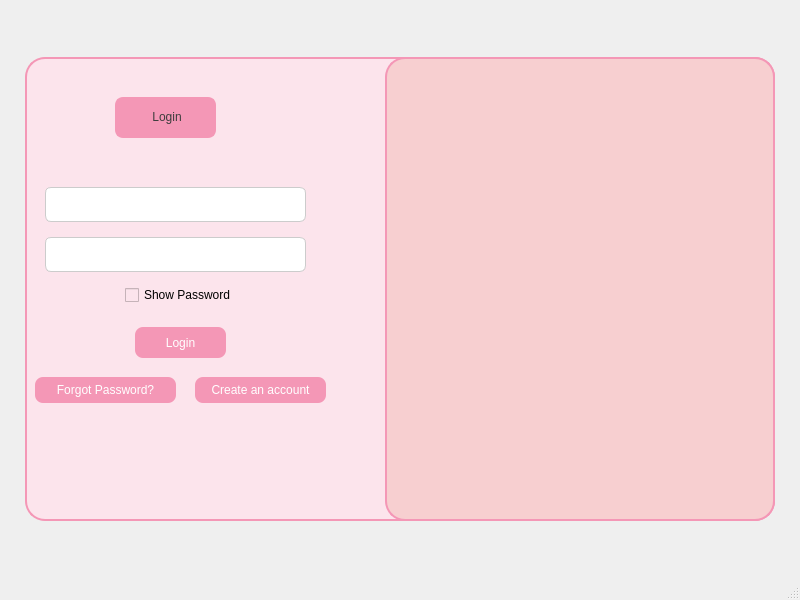
<?xml version="1.0" encoding="UTF-8"?>
<ui version="4.0">
 <class>Loginpage</class>
 <widget class="QMainWindow" name="Loginpage">
  <property name="geometry">
   <rect>
    <x>0</x>
    <y>0</y>
    <width>800</width>
    <height>600</height>
   </rect>
  </property>
  <property name="minimumSize">
   <size>
    <width>0</width>
    <height>0</height>
   </size>
  </property>
  <property name="maximumSize">
   <size>
    <width>16777215</width>
    <height>16777215</height>
   </size>
  </property>
  <property name="windowTitle">
   <string>MainWindow</string>
  </property>
  <property name="styleSheet">
   <string notr="true">QWidget
{
	background-color: qlineargradient(spread:pad, x1:0, y1:0, x2:0, y2:1, 
	stop: 0 #f7c6d9,  
   stop: 1 #e6e6fa
);
}

</string>
  </property>
  <widget class="QWidget" name="centralwidget">
   <layout class="QGridLayout" name="gridLayout">
    <item row="0" column="0">
     <widget class="QFrame" name="frame">
      <property name="minimumSize">
       <size>
        <width>750</width>
        <height>464</height>
       </size>
      </property>
      <property name="maximumSize">
       <size>
        <width>750</width>
        <height>464</height>
       </size>
      </property>
      <property name="styleSheet">
       <string notr="true">QFrame {
    background-color: #fce4ec;
    border: 2px solid #F497B6 ;
    border-radius: 20px;
}</string>
      </property>
      <property name="frameShape">
       <enum>QFrame::Shape::StyledPanel</enum>
      </property>
      <property name="frameShadow">
       <enum>QFrame::Shadow::Raised</enum>
      </property>
      <widget class="QPushButton" name="lOGIN">
       <property name="geometry">
        <rect>
         <x>110</x>
         <y>270</y>
         <width>91</width>
         <height>31</height>
        </rect>
       </property>
       <property name="autoFillBackground">
        <bool>false</bool>
       </property>
       <property name="styleSheet">
        <string notr="true">QPushButton {
    background-color: #F497B6;      
    color: white;                   
    font: bold 14px &quot;Arial&quot;;
    border-radius: 8px;
    padding: 6px 12px;
}
QPushButton:hover
{
background-color: #e6769f;}</string>
       </property>
       <property name="text">
        <string>Login</string>
       </property>
      </widget>
      <widget class="QLabel" name="label">
       <property name="geometry">
        <rect>
         <x>90</x>
         <y>40</y>
         <width>101</width>
         <height>41</height>
        </rect>
       </property>
       <property name="styleSheet">
        <string notr="true">QLabel{
    background-color: #F497B6;      
    color: #3D3D3D;                   
    font: bold 20px &quot;Arial&quot;;
    border-radius: 8px;
    padding: 6px 12px;
}</string>
       </property>
       <property name="text">
        <string>&lt;html&gt;&lt;head/&gt;&lt;body&gt;&lt;p align=&quot;center&quot;&gt;Login&lt;/p&gt;&lt;/body&gt;&lt;/html&gt;</string>
       </property>
      </widget>
      <widget class="QLineEdit" name="usernamelineedit">
       <property name="geometry">
        <rect>
         <x>20</x>
         <y>130</y>
         <width>261</width>
         <height>35</height>
        </rect>
       </property>
       <property name="styleSheet">
        <string notr="true">QLineEdit {
    background-color: #FFFFFF;
    color: #3D3D3D;
    font: 13px &quot;Segoe UI&quot;;
    border: 1px solid #CCCCCC;
    border-radius: 6px;
    padding: 6px;
}</string>
       </property>
       <property name="text">
        <string/>
       </property>
      </widget>
      <widget class="QLineEdit" name="pwdlineedit">
       <property name="geometry">
        <rect>
         <x>20</x>
         <y>180</y>
         <width>261</width>
         <height>35</height>
        </rect>
       </property>
       <property name="styleSheet">
        <string notr="true">QLineEdit {
    background-color: #FFFFFF;
    color: #3D3D3D;
    font: 13px &quot;Segoe UI&quot;;
    border: 1px solid #CCCCCC;
    border-radius: 6px;
    padding: 6px;
}</string>
       </property>
       <property name="text">
        <string/>
       </property>
      </widget>
      <widget class="QLabel" name="label_2">
       <property name="geometry">
        <rect>
         <x>360</x>
         <y>0</y>
         <width>390</width>
         <height>464</height>
        </rect>
       </property>
       <property name="minimumSize">
        <size>
         <width>390</width>
         <height>464</height>
        </size>
       </property>
       <property name="maximumSize">
        <size>
         <width>390</width>
         <height>464</height>
        </size>
       </property>
       <property name="styleSheet">
        <string notr="true">QLabel
{
	background-color:#f7cfd0;
}</string>
       </property>
       <property name="text">
        <string/>
       </property>
       <property name="pixmap">
        <pixmap resource="Resource.qrc">:/loginicons/periodsimg1.jpg</pixmap>
       </property>
       <property name="scaledContents">
        <bool>true</bool>
       </property>
       <property name="margin">
        <number>5</number>
       </property>
      </widget>
      <widget class="QPushButton" name="createaccount">
       <property name="geometry">
        <rect>
         <x>170</x>
         <y>320</y>
         <width>131</width>
         <height>26</height>
        </rect>
       </property>
       <property name="autoFillBackground">
        <bool>false</bool>
       </property>
       <property name="styleSheet">
        <string notr="true">QPushButton {
    background-color: #F497B6;      
    color: white;                   
    font: 12px &quot;Arial&quot;;
    border-radius: 8px;
    padding: 6px 12px;
}
QPushButton:hover
{
background-color: #e6769f;}
</string>
       </property>
       <property name="text">
        <string>Create an account</string>
       </property>
      </widget>
      <widget class="QPushButton" name="forgotpwd">
       <property name="geometry">
        <rect>
         <x>10</x>
         <y>320</y>
         <width>141</width>
         <height>26</height>
        </rect>
       </property>
       <property name="autoFillBackground">
        <bool>false</bool>
       </property>
       <property name="styleSheet">
        <string notr="true">QPushButton {
    background-color: #F497B6;      
    color: white;                   
    font: 12px &quot;Arial&quot;;
    border-radius: 8px;
    padding: 6px 12px;
}
QPushButton:hover
{
background-color: #e6769f;}
</string>
       </property>
       <property name="text">
        <string>Forgot Password?</string>
       </property>
      </widget>
      <widget class="QCheckBox" name="showPasswordCheckBox">
       <property name="geometry">
        <rect>
         <x>100</x>
         <y>230</y>
         <width>121</width>
         <height>16</height>
        </rect>
       </property>
       <property name="styleSheet">
        <string notr="true">background-color: #fce4ec;</string>
       </property>
       <property name="text">
        <string>Show Password</string>
       </property>
      </widget>
      <zorder>label_2</zorder>
      <zorder>lOGIN</zorder>
      <zorder>label</zorder>
      <zorder>usernamelineedit</zorder>
      <zorder>pwdlineedit</zorder>
      <zorder>createaccount</zorder>
      <zorder>forgotpwd</zorder>
      <zorder>showPasswordCheckBox</zorder>
     </widget>
    </item>
   </layout>
  </widget>
  <widget class="QStatusBar" name="statusbar"/>
 </widget>
 <resources>
  <include location="Resource.qrc"/>
 </resources>
 <connections/>
</ui>
